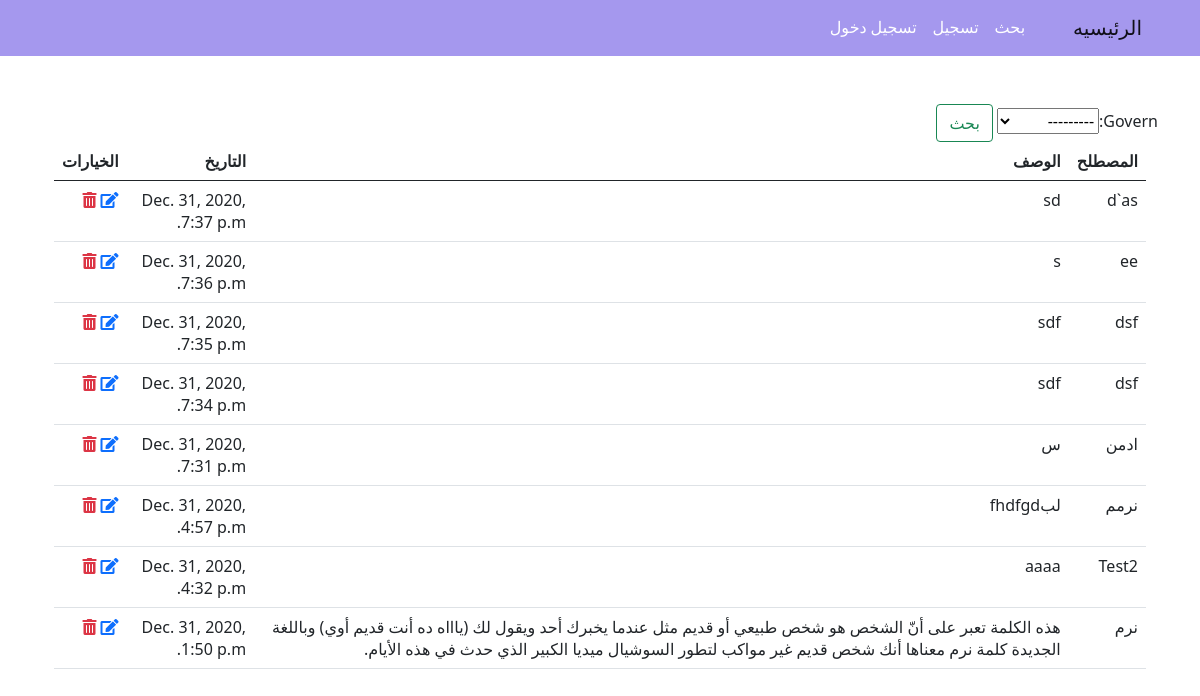
The page /search on the database as committed earlier.
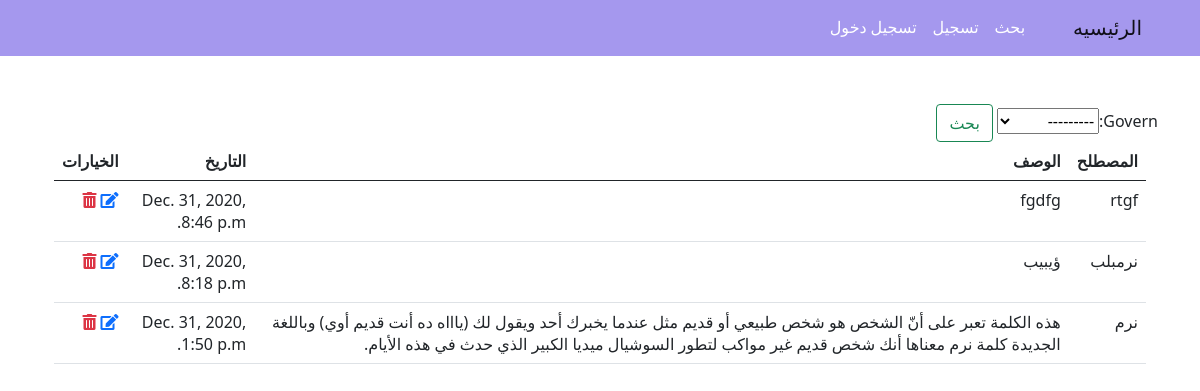
The same page on the database as committed later.
### main/models.py (models this page shows, shortened)
class Post(models.Model):
    title = models.CharField(max_length=50)
    content = models.TextField(default=' ')
    govern = models.CharField(max_length=50,choices=GOVERNS)
    date = models.DateTimeField(default=timezone.now)
    active = models.BooleanField(default=False)
    user = models.ForeignKey(User,on_delete=CASCADE)
    class Meta:
        ordering = ('-date',)

### main/views.py (the view)
# urls.py: path('search',views.filters,name='filter'),
def filters(request):
    orders = Post.objects.all()
    number_orders = orders.count()
    searchFilter = OrderFilter(request.GET , queryset=orders)
    orders = searchFilter.qs
    context = {'myFilter': searchFilter ,'orders': orders,'number_orders': number_orders }
    return render(request,"exprs.html",context)

### main/templates/exprs.html
{% extends 'base.html' %}
{% block content %}
<div class="container pt-5 pb-5">
  <div class="row">
    <div class="col-sm">
    <form class="form-inline my-2 my-lg-0" method="GET">
     {{myFilter.form}}
      <button class="btn btn-outline-success my-2 my-sm-0" type="submit">بحث</button>
    </form>
    </div>
  </div>
  <div class="container">
<table class="table">
  <thead class="thead-dark">
    <tr>
      <th scope="col">المصطلح</th>
      <th scope="col">الوصف</th>
      <th scope="col">التاريخ</th>
       <th scope="col">الخيارات</th>
    </tr>
  </thead>
  <tbody>
   {% for item in orders  %}
    <tr>
      <td>{{item.title}}</td>
      <td>{{item.content}}</td>
      <td>{{item.date}}</td>
       <td>
       <a href="{% url 'update' item.id%}"><i class="fas fa-edit"></i></a>
       <a class="text-danger" href="{% url 'delete' item.id %}"><i class="fas fa-trash-alt"></i></a>
       </td>
       </tr>
      {% endfor %}
  </tbody>
</table>
</div>
</div>
    {% endblock content %}

Rows that differ between the two databases and show on the page:
removed Post: title "d`as", content "sd", date "Dec. 31, 2020, 7:37 p.m."
removed Post: title "ee", content "s", date "Dec. 31, 2020, 7:36 p.m."
removed Post: title "dsf", content "sdf", date "Dec. 31, 2020, 7:35 p.m."
removed Post: title "dsf", content "sdf", date "Dec. 31, 2020, 7:34 p.m."
removed Post: title "ادمن", content "س", date "Dec. 31, 2020, 7:31 p.m."
removed Post: title "نرمم", content "لبfhdfgd", date "Dec. 31, 2020, 4:57 p.m."
removed Post: title "Test2", content "aaaa", date "Dec. 31, 2020, 4:32 p.m."
added Post: title "rtgf", content "fgdfg", date "Dec. 31, 2020, 8:46 p.m."
added Post: title "نرمبلب", content "ؤيبيب", date "Dec. 31, 2020, 8:18 p.m."
